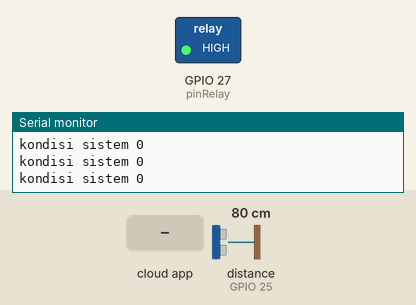
A sketch run on a simulated ESP32. On the bench: switched loads named in the sketch (green lamp = pin HIGH), the last lines printed to the serial monitor. The test bench sets the inputs (shaded band); at power-on: distance to the obstacle (sensor on GPIO 25) 80 cm. WiFi joins after 1.5 s; servers stay silent unless stated; the Firebase database answers and starts empty.

Above: at 2.7 s.
2.8 s: the phone or cloud app sets statusSistem to 1
4.5 s: distance to the obstacle (sensor on GPIO 25) set to 11 cm
6.0 s: distance to the obstacle (sensor on GPIO 25) set to 8 cm
At 6.8 s:
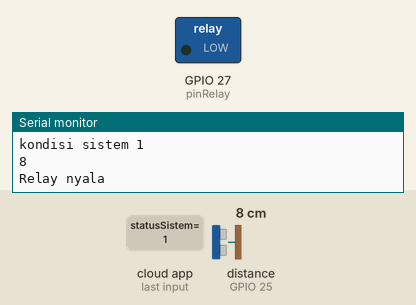
Timing chart, 0 to 9.0 s (numbered marks = the images above; inputs shaded):
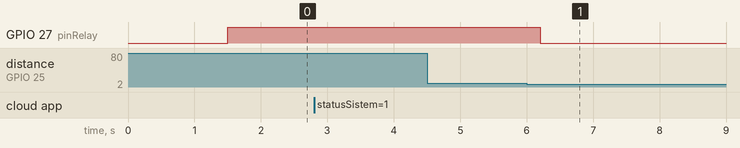

Measured:
- the behaviour switches between 10 and 9 cm on distance to the obstacle (sensor on GPIO 25) (found by bisection; images 0 and 1)
- after the input at 6.0 s, GPIO 27 (pinRelay): HIGH → LOW after 0.20 s

The sketch:

IoT4_71180283.ino
```cpp
#include <WiFi.h>
#include <FirebaseESP32.h>
#include <HCSR04.h>

#define FIREBASE_HOST "https://sensorlampu-a94ba-default-rtdb.firebaseio.com/"
#define FIREBASE_AUTH "VkDKXQE62nvMS2waolDSc6Zp1ybp0XLZqmj8WD19"
#define WIFI_SSID "iyan"
#define WIFI_PASSWORD "07042000"

int pinRelay = 27;
int pos = 0;
UltraSonicDistanceSensor sensorJarak(26,25);

FirebaseData firebaseData;

String path = "/node1";
int jarakLama;
int jarakBaru;

int on_off = 0;

void setup() {
  // put your setup code here, to run once:
  Serial.begin(115200);
  initWifi();
  pinMode(pinRelay, OUTPUT);
  digitalWrite(pinRelay, HIGH);   // matiin relay (low level trigger)
  jarakLama = sensorJarak.measureDistanceCm();
}

void loop() {
  //cek status sistem pada firebase, jika 1 maka hidup dan jika 0 maka mati
  Firebase.getInt(firebaseData, path + "/statusSistem");
  on_off = firebaseData.intData();
  Serial.print("kondisi sistem ");
  Serial.println(on_off);
  if(on_off == 1){
    //ambil nilai dari sensor ultrasonic dan kirim ke firebase
    jarakBaru = sensorJarak.measureDistanceCm();
    Serial.println(jarakBaru);

    if(jarakBaru != jarakLama){
      Firebase.setInt(firebaseData, path + "/jarak", jarakBaru);
      jarakLama = jarakBaru;

      //lakukan pengecekan jika jarak kurang dari 10cm maka akan menyalakan relay
      if(jarakLama < 10 && jarakLama != -1){
        if(pos == 0) {
          digitalWrite(pinRelay, LOW);    //menyalakan relay
          pos = 1;
        }
        Firebase.setInt(firebaseData, path + "/kondisiRelay", 1);
        Serial.println("Relay nyala");
        delay(5000);          // nyala selama 5 detik
      }
      else {
        if(pos == 1) {
          digitalWrite(pinRelay, HIGH);    //mematikan relay
          pos = 0;
        }
        Firebase.setInt(firebaseData, path + "/kondisiRelay", 0);
        Serial.println("Relay mati");
      }
    }
    else {
      Firebase.setInt(firebaseData, path + "/kondisiRelay", 0);
      Serial.println("Relay mati");
    }
  }
  else{

  }
}

void initWifi(){
  WiFi.begin(WIFI_SSID, WIFI_PASSWORD);
  Serial.print("Connecting to Wi-Fi");
  while (WiFi.status() != WL_CONNECTED)
  {
    Serial.print(". \n");
    delay(300);
  }
  Serial.println();
  Serial.print("Connected with IP: ");
  Serial.println(WiFi.localIP());
  Serial.println();

  Firebase.begin(FIREBASE_HOST, FIREBASE_AUTH);
  Firebase.reconnectWiFi(true);

  while (Firebase.ready() != true)
  {
    Serial.print("Firebase belum terhubung");

  }
  Firebase.ready();

  //Set database read timeout to 1 minute (max 15 minutes)
  Firebase.setReadTimeout(firebaseData, 1000 * 60);
  //tiny, small, medium, large and unlimited.
  //Size and its write timeout e.g. tiny (1s), small (10s), medium (30s) and large (60s).
  Firebase.setwriteSizeLimit(firebaseData, "tiny");
}
```
